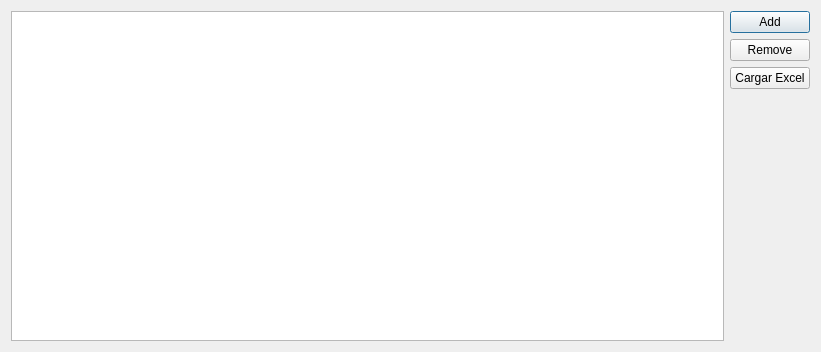
<?xml version="1.0" encoding="UTF-8"?>
<ui version="4.0">
 <class>RefeererDialog</class>
 <widget class="QDialog" name="RefeererDialog">
  <property name="geometry">
   <rect>
    <x>0</x>
    <y>0</y>
    <width>821</width>
    <height>352</height>
   </rect>
  </property>
  <property name="windowTitle">
   <string>Participantes </string>
  </property>
  <property name="windowIcon">
   <iconset>
    <normaloff>images/square.png</normaloff>images/square.png</iconset>
  </property>
  <layout class="QVBoxLayout" name="verticalLayout">
   <item>
    <layout class="QHBoxLayout" name="horizontalLayout">
     <item>
      <widget class="QTableWidget" name="refeererTable">
       <property name="editTriggers">
        <set>QAbstractItemView::AnyKeyPressed|QAbstractItemView::EditKeyPressed</set>
       </property>
       <property name="selectionMode">
        <enum>QAbstractItemView::SingleSelection</enum>
       </property>
       <property name="selectionBehavior">
        <enum>QAbstractItemView::SelectRows</enum>
       </property>
       <property name="textElideMode">
        <enum>Qt::ElideRight</enum>
       </property>
       <property name="showGrid">
        <bool>false</bool>
       </property>
      </widget>
     </item>
     <item>
      <layout class="QVBoxLayout" name="verticalLayout_2">
       <item>
        <widget class="QPushButton" name="addButton">
         <property name="text">
          <string>Add</string>
         </property>
        </widget>
       </item>
       <item>
        <widget class="QPushButton" name="deleteButton">
         <property name="text">
          <string>Remove</string>
         </property>
        </widget>
       </item>
       <item>
        <widget class="QPushButton" name="excelButton">
         <property name="text">
          <string>Cargar Excel</string>
         </property>
        </widget>
       </item>
       <item>
        <spacer name="verticalSpacer">
         <property name="orientation">
          <enum>Qt::Vertical</enum>
         </property>
         <property name="sizeHint" stdset="0">
          <size>
           <width>20</width>
           <height>40</height>
          </size>
         </property>
        </spacer>
       </item>
      </layout>
     </item>
    </layout>
   </item>
  </layout>
 </widget>
 <resources/>
 <connections/>
</ui>
